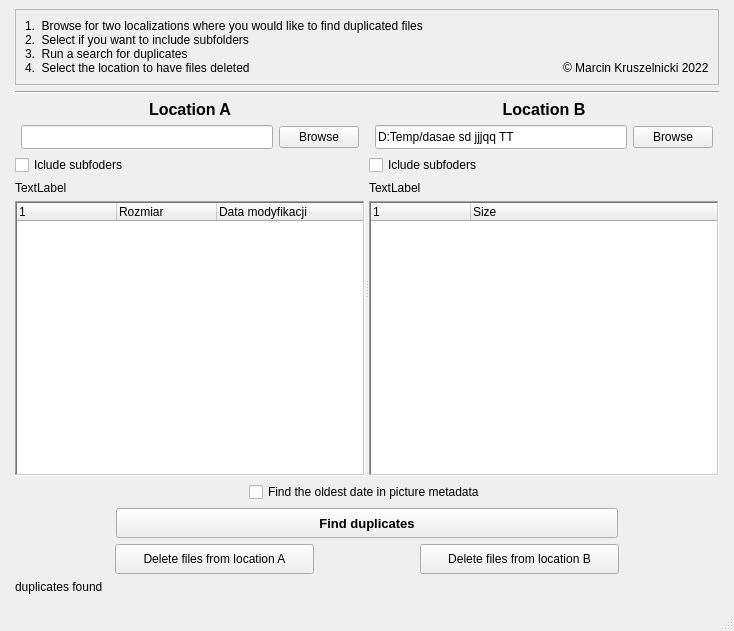
<?xml version="1.0" encoding="UTF-8"?>
<ui version="4.0">
 <class>MainWindow</class>
 <widget class="QMainWindow" name="MainWindow">
  <property name="enabled">
   <bool>true</bool>
  </property>
  <property name="geometry">
   <rect>
    <x>0</x>
    <y>0</y>
    <width>734</width>
    <height>631</height>
   </rect>
  </property>
  <property name="sizePolicy">
   <sizepolicy hsizetype="Expanding" vsizetype="Expanding">
    <horstretch>0</horstretch>
    <verstretch>0</verstretch>
   </sizepolicy>
  </property>
  <property name="windowTitle">
   <string>File Duplicates Editor</string>
  </property>
  <property name="locale">
   <locale language="English" country="UnitedKingdom"/>
  </property>
  <widget class="QWidget" name="centralwidget">
   <layout class="QVBoxLayout" name="verticalLayout_8">
    <item>
     <layout class="QVBoxLayout" name="verticalLayout_7">
      <property name="leftMargin">
       <number>6</number>
      </property>
      <property name="rightMargin">
       <number>6</number>
      </property>
      <property name="bottomMargin">
       <number>6</number>
      </property>
      <item>
       <widget class="QFrame" name="frame">
        <property name="maximumSize">
         <size>
          <width>16777215</width>
          <height>76</height>
         </size>
        </property>
        <property name="frameShape">
         <enum>QFrame::StyledPanel</enum>
        </property>
        <property name="frameShadow">
         <enum>QFrame::Raised</enum>
        </property>
        <layout class="QHBoxLayout" name="horizontalLayout_8">
         <item>
          <widget class="QLabel" name="label_7">
           <property name="sizePolicy">
            <sizepolicy hsizetype="Preferred" vsizetype="Maximum">
             <horstretch>0</horstretch>
             <verstretch>0</verstretch>
            </sizepolicy>
           </property>
           <property name="text">
            <string>1.  Browse for two localizations where you would like to find duplicated files
2.  Select if you want to include subfolders
3.  Run a search for duplicates
4.  Select the location to have files deleted</string>
           </property>
          </widget>
         </item>
         <item alignment="Qt::AlignRight|Qt::AlignBottom">
          <widget class="QLabel" name="label_12">
           <property name="text">
            <string>© Marcin Kruszelnicki 2022</string>
           </property>
          </widget>
         </item>
        </layout>
       </widget>
      </item>
      <item>
       <widget class="Line" name="line">
        <property name="orientation">
         <enum>Qt::Horizontal</enum>
        </property>
       </widget>
      </item>
      <item>
       <widget class="QSplitter" name="splitter">
        <property name="orientation">
         <enum>Qt::Horizontal</enum>
        </property>
        <widget class="QWidget" name="verticalLayoutWidget">
         <layout class="QVBoxLayout" name="verticalLayout">
          <item>
           <widget class="QLabel" name="label">
            <property name="text">
             <string>&lt;html&gt;&lt;head/&gt;&lt;body&gt;&lt;p align=&quot;center&quot;&gt;&lt;span style=&quot; font-size:12pt; font-weight:600;&quot;&gt;Location A&lt;/span&gt;&lt;/p&gt;&lt;/body&gt;&lt;/html&gt;</string>
            </property>
           </widget>
          </item>
          <item>
           <layout class="QHBoxLayout" name="horizontalLayout_3" stretch="0,0">
            <property name="leftMargin">
             <number>6</number>
            </property>
            <property name="topMargin">
             <number>0</number>
            </property>
            <property name="rightMargin">
             <number>6</number>
            </property>
            <item>
             <widget class="QLineEdit" name="path_line_A">
              <property name="sizePolicy">
               <sizepolicy hsizetype="Expanding" vsizetype="Fixed">
                <horstretch>0</horstretch>
                <verstretch>0</verstretch>
               </sizepolicy>
              </property>
              <property name="minimumSize">
               <size>
                <width>0</width>
                <height>24</height>
               </size>
              </property>
              <property name="cursor">
               <cursorShape>IBeamCursor</cursorShape>
              </property>
             </widget>
            </item>
            <item>
             <widget class="QPushButton" name="Browse_A">
              <property name="sizePolicy">
               <sizepolicy hsizetype="Fixed" vsizetype="Fixed">
                <horstretch>0</horstretch>
                <verstretch>0</verstretch>
               </sizepolicy>
              </property>
              <property name="cursor">
               <cursorShape>PointingHandCursor</cursorShape>
              </property>
              <property name="text">
               <string>Browse</string>
              </property>
              <property name="default">
               <bool>false</bool>
              </property>
              <property name="flat">
               <bool>false</bool>
              </property>
             </widget>
            </item>
           </layout>
          </item>
          <item>
           <widget class="QCheckBox" name="subfolders_A">
            <property name="cursor">
             <cursorShape>PointingHandCursor</cursorShape>
            </property>
            <property name="toolTip">
             <string/>
            </property>
            <property name="text">
             <string>Iclude subfoders</string>
            </property>
           </widget>
          </item>
          <item>
           <widget class="QLabel" name="label_3">
            <property name="text">
             <string>TextLabel</string>
            </property>
           </widget>
          </item>
          <item>
           <widget class="QTreeWidget" name="tree_A">
            <property name="enabled">
             <bool>true</bool>
            </property>
            <property name="contextMenuPolicy">
             <enum>Qt::NoContextMenu</enum>
            </property>
            <property name="layoutDirection">
             <enum>Qt::LeftToRight</enum>
            </property>
            <property name="autoFillBackground">
             <bool>false</bool>
            </property>
            <property name="styleSheet">
             <string notr="true"/>
            </property>
            <property name="frameShape">
             <enum>QFrame::WinPanel</enum>
            </property>
            <property name="lineWidth">
             <number>1</number>
            </property>
            <property name="sizeAdjustPolicy">
             <enum>QAbstractScrollArea::AdjustIgnored</enum>
            </property>
            <property name="columnCount">
             <number>3</number>
            </property>
            <column>
             <property name="text">
              <string>1</string>
             </property>
            </column>
            <column>
             <property name="text">
              <string>Rozmiar</string>
             </property>
            </column>
            <column>
             <property name="text">
              <string>Data modyfikacji</string>
             </property>
            </column>
           </widget>
          </item>
         </layout>
        </widget>
        <widget class="QWidget" name="verticalLayoutWidget_2">
         <layout class="QVBoxLayout" name="verticalLayout_3">
          <item>
           <widget class="QLabel" name="label_2">
            <property name="text">
             <string>&lt;html&gt;&lt;head/&gt;&lt;body&gt;&lt;p align=&quot;center&quot;&gt;&lt;span style=&quot; font-size:12pt; font-weight:600;&quot;&gt;Location B&lt;/span&gt;&lt;/p&gt;&lt;/body&gt;&lt;/html&gt;</string>
            </property>
           </widget>
          </item>
          <item>
           <layout class="QHBoxLayout" name="horizontalLayout_2" stretch="0,0">
            <property name="leftMargin">
             <number>6</number>
            </property>
            <property name="topMargin">
             <number>0</number>
            </property>
            <property name="rightMargin">
             <number>6</number>
            </property>
            <item>
             <widget class="QLineEdit" name="path_line_B">
              <property name="sizePolicy">
               <sizepolicy hsizetype="Expanding" vsizetype="Fixed">
                <horstretch>0</horstretch>
                <verstretch>0</verstretch>
               </sizepolicy>
              </property>
              <property name="minimumSize">
               <size>
                <width>0</width>
                <height>24</height>
               </size>
              </property>
              <property name="maximumSize">
               <size>
                <width>16777213</width>
                <height>16777215</height>
               </size>
              </property>
              <property name="text">
               <string>D:Temp/dasae sd jjjqq TT</string>
              </property>
             </widget>
            </item>
            <item>
             <widget class="QPushButton" name="Borwse_B">
              <property name="sizePolicy">
               <sizepolicy hsizetype="Fixed" vsizetype="Fixed">
                <horstretch>0</horstretch>
                <verstretch>0</verstretch>
               </sizepolicy>
              </property>
              <property name="cursor">
               <cursorShape>PointingHandCursor</cursorShape>
              </property>
              <property name="text">
               <string>Browse</string>
              </property>
              <property name="default">
               <bool>false</bool>
              </property>
              <property name="flat">
               <bool>false</bool>
              </property>
             </widget>
            </item>
           </layout>
          </item>
          <item>
           <widget class="QCheckBox" name="subfolders_B">
            <property name="cursor">
             <cursorShape>PointingHandCursor</cursorShape>
            </property>
            <property name="toolTip">
             <string/>
            </property>
            <property name="text">
             <string>Iclude subfoders</string>
            </property>
           </widget>
          </item>
          <item>
           <widget class="QLabel" name="label_4">
            <property name="text">
             <string>TextLabel</string>
            </property>
           </widget>
          </item>
          <item>
           <widget class="QTreeWidget" name="tree_B">
            <property name="enabled">
             <bool>true</bool>
            </property>
            <property name="sizePolicy">
             <sizepolicy hsizetype="Expanding" vsizetype="Expanding">
              <horstretch>0</horstretch>
              <verstretch>0</verstretch>
             </sizepolicy>
            </property>
            <property name="cursor" stdset="0">
             <cursorShape>ArrowCursor</cursorShape>
            </property>
            <property name="contextMenuPolicy">
             <enum>Qt::NoContextMenu</enum>
            </property>
            <property name="layoutDirection">
             <enum>Qt::LeftToRight</enum>
            </property>
            <property name="frameShape">
             <enum>QFrame::WinPanel</enum>
            </property>
            <column>
             <property name="text">
              <string>1</string>
             </property>
            </column>
            <column>
             <property name="text">
              <string>Size</string>
             </property>
            </column>
           </widget>
          </item>
         </layout>
        </widget>
       </widget>
      </item>
      <item alignment="Qt::AlignHCenter">
       <widget class="QCheckBox" name="find_EXIF">
        <property name="cursor">
         <cursorShape>PointingHandCursor</cursorShape>
        </property>
        <property name="toolTip">
         <string>&lt;html&gt;&lt;head/&gt;&lt;body&gt;&lt;p&gt;It might take much longer to search for duplicates with this option on &lt;/p&gt;&lt;/body&gt;&lt;/html&gt;</string>
        </property>
        <property name="text">
         <string>Find the oldest date in picture metadata</string>
        </property>
       </widget>
      </item>
      <item>
       <layout class="QHBoxLayout" name="horizontalLayout_9" stretch="1,5,1">
        <item>
         <spacer name="horizontalSpacer_2">
          <property name="orientation">
           <enum>Qt::Horizontal</enum>
          </property>
          <property name="sizeHint" stdset="0">
           <size>
            <width>40</width>
            <height>20</height>
           </size>
          </property>
         </spacer>
        </item>
        <item>
         <widget class="QPushButton" name="find_duplicates">
          <property name="minimumSize">
           <size>
            <width>0</width>
            <height>30</height>
           </size>
          </property>
          <property name="font">
           <font>
            <pointsize>10</pointsize>
            <weight>75</weight>
            <bold>true</bold>
           </font>
          </property>
          <property name="cursor">
           <cursorShape>PointingHandCursor</cursorShape>
          </property>
          <property name="text">
           <string>Find duplicates</string>
          </property>
         </widget>
        </item>
        <item>
         <spacer name="horizontalSpacer">
          <property name="orientation">
           <enum>Qt::Horizontal</enum>
          </property>
          <property name="sizeHint" stdset="0">
           <size>
            <width>40</width>
            <height>20</height>
           </size>
          </property>
         </spacer>
        </item>
       </layout>
      </item>
      <item>
       <layout class="QHBoxLayout" name="horizontalLayout_7" stretch="1,2,1,2,1">
        <item>
         <spacer name="horizontalSpacer_4">
          <property name="orientation">
           <enum>Qt::Horizontal</enum>
          </property>
          <property name="sizeHint" stdset="0">
           <size>
            <width>40</width>
            <height>20</height>
           </size>
          </property>
         </spacer>
        </item>
        <item>
         <widget class="QPushButton" name="delete_A">
          <property name="sizePolicy">
           <sizepolicy hsizetype="Expanding" vsizetype="Fixed">
            <horstretch>0</horstretch>
            <verstretch>0</verstretch>
           </sizepolicy>
          </property>
          <property name="maximumSize">
           <size>
            <width>16777215</width>
            <height>30</height>
           </size>
          </property>
          <property name="cursor">
           <cursorShape>PointingHandCursor</cursorShape>
          </property>
          <property name="text">
           <string>Delete files from location A</string>
          </property>
          <property name="default">
           <bool>false</bool>
          </property>
          <property name="flat">
           <bool>false</bool>
          </property>
         </widget>
        </item>
        <item>
         <spacer name="horizontalSpacer_6">
          <property name="orientation">
           <enum>Qt::Horizontal</enum>
          </property>
          <property name="sizeHint" stdset="0">
           <size>
            <width>40</width>
            <height>20</height>
           </size>
          </property>
         </spacer>
        </item>
        <item>
         <widget class="QPushButton" name="delete_B">
          <property name="sizePolicy">
           <sizepolicy hsizetype="Expanding" vsizetype="Fixed">
            <horstretch>0</horstretch>
            <verstretch>0</verstretch>
           </sizepolicy>
          </property>
          <property name="maximumSize">
           <size>
            <width>16777215</width>
            <height>30</height>
           </size>
          </property>
          <property name="cursor">
           <cursorShape>PointingHandCursor</cursorShape>
          </property>
          <property name="text">
           <string>Delete files from location B</string>
          </property>
          <property name="default">
           <bool>false</bool>
          </property>
          <property name="flat">
           <bool>false</bool>
          </property>
         </widget>
        </item>
        <item>
         <spacer name="horizontalSpacer_3">
          <property name="orientation">
           <enum>Qt::Horizontal</enum>
          </property>
          <property name="sizeHint" stdset="0">
           <size>
            <width>40</width>
            <height>20</height>
           </size>
          </property>
         </spacer>
        </item>
       </layout>
      </item>
      <item alignment="Qt::AlignLeft">
       <widget class="QLabel" name="status_label">
        <property name="sizePolicy">
         <sizepolicy hsizetype="Preferred" vsizetype="Maximum">
          <horstretch>20</horstretch>
          <verstretch>0</verstretch>
         </sizepolicy>
        </property>
        <property name="text">
         <string>duplicates found</string>
        </property>
       </widget>
      </item>
     </layout>
    </item>
   </layout>
  </widget>
  <widget class="QStatusBar" name="statusbar"/>
 </widget>
 <tabstops>
  <tabstop>path_line_A</tabstop>
  <tabstop>Browse_A</tabstop>
  <tabstop>subfolders_A</tabstop>
  <tabstop>path_line_B</tabstop>
  <tabstop>Borwse_B</tabstop>
  <tabstop>subfolders_B</tabstop>
  <tabstop>tree_A</tabstop>
  <tabstop>tree_B</tabstop>
  <tabstop>find_EXIF</tabstop>
  <tabstop>find_duplicates</tabstop>
  <tabstop>delete_A</tabstop>
  <tabstop>delete_B</tabstop>
 </tabstops>
 <resources/>
 <connections/>
</ui>
